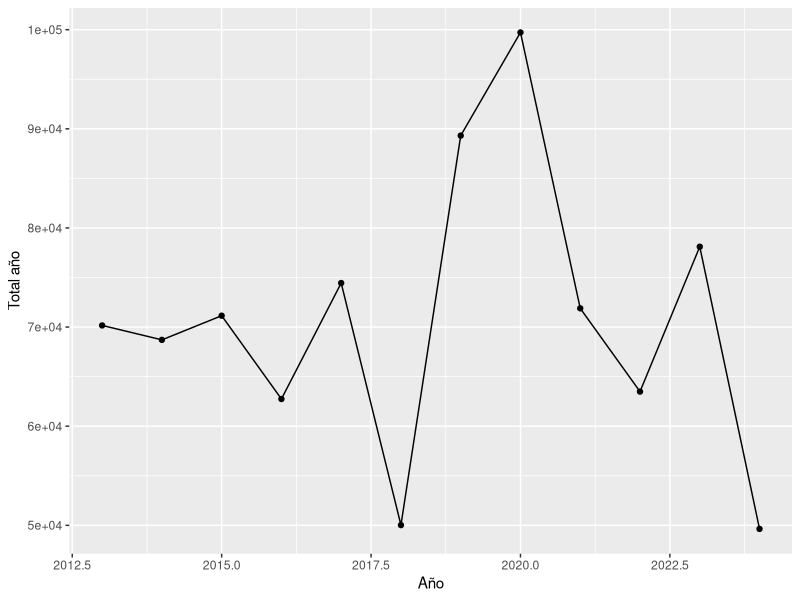
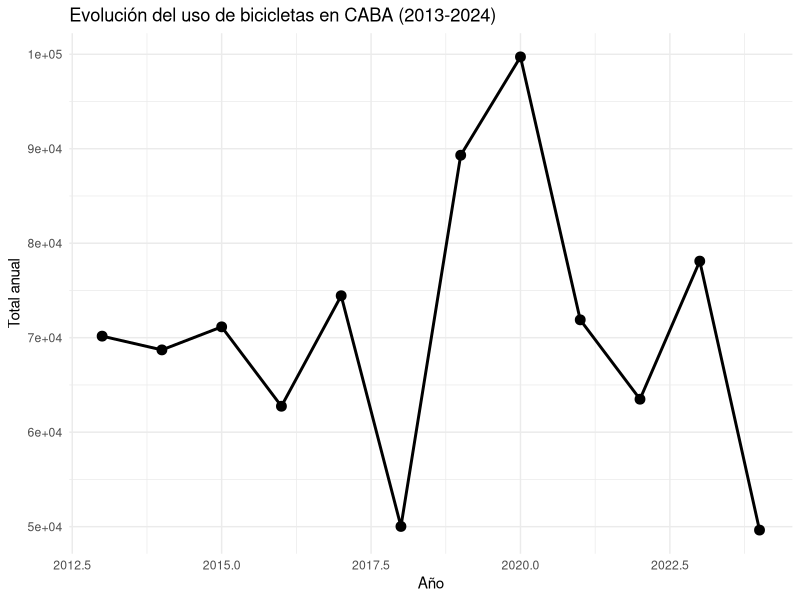
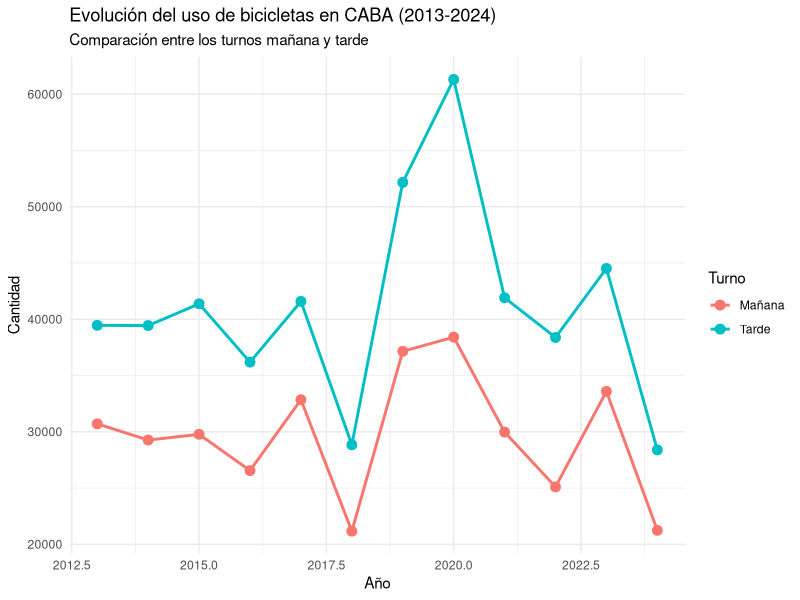
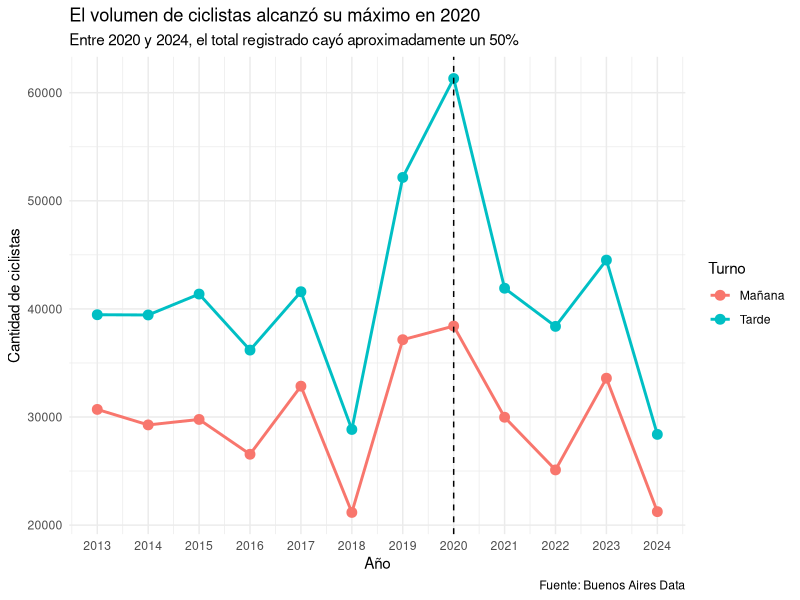
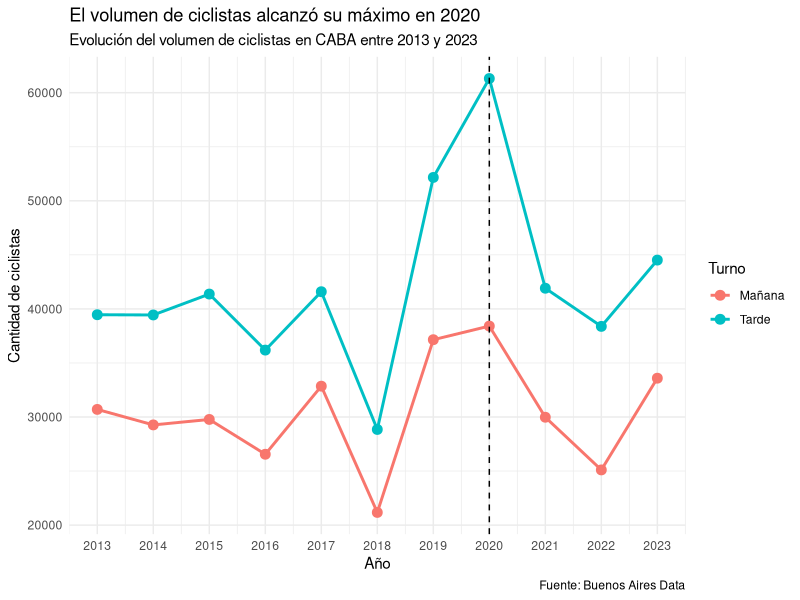

Write the R code that produced these figures, in order.
library(tidyverse)

Viajesanuales<- read_csv("data/Viajesanuales.csv")

glimpse(Viajesanuales)

ggplot(Viajesanuales, aes(x = Año, y = `Total año`)) +
  geom_line() +
  geom_point()

ggplot(Viajesanuales, aes(x = Año, y = `Total año`)) +
  geom_line(linewidth = 1) +
  geom_point(size = 3) +
  labs(
    title = "Evolución del uso de bicicletas en CABA (2013-2024)",
    x = "Año",
    y = "Total anual"
  ) +
  theme_minimal()

Viajes_turno <- Viajesanuales |>
  pivot_longer(
    cols = c(Mañana, Tarde),
    names_to = "Turno",
    values_to = "Cantidad"
  )

View(Viajes_turno)

ggplot(
  Viajes_turno,
  aes(x = Año, y = Cantidad, color = Turno)
) +
  geom_line(linewidth = 1) +
  geom_point(size = 3) +
  labs(
    title = "Evolución del uso de bicicletas en CABA (2013-2024)",
    subtitle = "Comparación entre los turnos mañana y tarde",
    x = "Año",
    y = "Cantidad",
    color = "Turno"
  ) +
  theme_minimal()

Viajes_turno |>
  group_by(Turno) |>
  slice_max(Cantidad, n = 1)

ggplot(
  Viajes_turno,
  aes(x = Año, y = Cantidad, color = Turno)
) +
  geom_line(linewidth = 1) +
  geom_point(size = 3) +
  geom_vline(
    xintercept = 2020,
    linetype = "dashed"
  ) + scale_x_continuous(
    breaks = 2013:2024
  ) +
  labs(
    title = "El volumen de ciclistas alcanzó su máximo en 2020",
    subtitle = "Entre 2020 y 2024, el total registrado cayó aproximadamente un 50%",
    x = "Año",
    y = "Cantidad de ciclistas",
    color = "Turno",
    caption = "Fuente: Buenos Aires Data"
  ) +
  theme_minimal()

Viajes_turno <- Viajesanuales |>
  filter(Año <= 2023) |>
  pivot_longer(
    cols = c(Mañana, Tarde),
    names_to = "Turno",
    values_to = "Cantidad"
  )

ggplot(
  Viajes_turno,
  aes(x = Año, y = Cantidad, color = Turno)
) +
  geom_line(linewidth = 1) +
  geom_point(size = 3) +
  geom_vline(
    xintercept = 2020,
    linetype = "dashed"
  ) +
  scale_x_continuous(
    breaks = 2013:2023
  ) +
  labs(
    title = "El volumen de ciclistas alcanzó su máximo en 2020",
    subtitle = "Evolución del volumen de ciclistas en CABA entre 2013 y 2023",
    x = "Año",
    y = "Cantidad de ciclistas",
    color = "Turno",
    caption = "Fuente: Buenos Aires Data"
  ) +
  theme_minimal()
